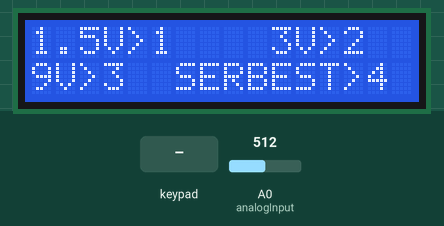
Bench run of a sketch on a simulated Arduino Uno, built with avr-gcc and run on an emulated ATmega328P. On the bench: 16×2 character LCD. The inputs (shaded band) are chosen by the test bench; at power-on: A0 (analogInput) = 512. What the sketch prints to the serial monitor is not drawn.

Above: at 2.2 s.
2.3 s: keypad keys 2 3 4 5 pressed 0.4 s apart
At 4.7 s:
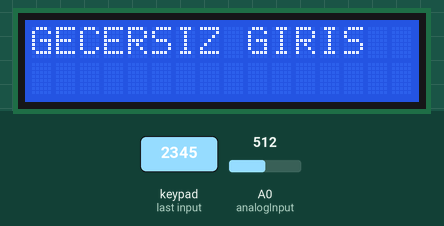
5.4 s: key '1' pressed
At 6.2 s:
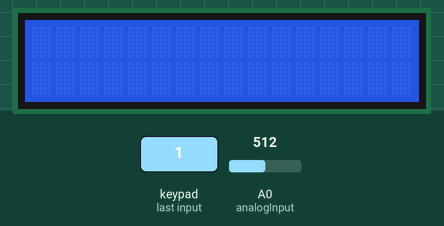
7.4 s: key 'A' pressed
At 7.9 s:
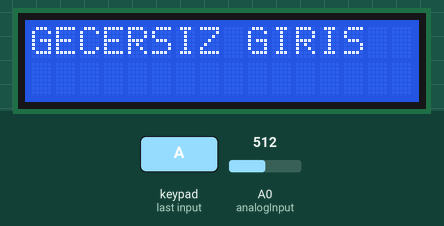
Timing chart, 0 to 10.4 s (numbered marks = the images above; inputs shaded):
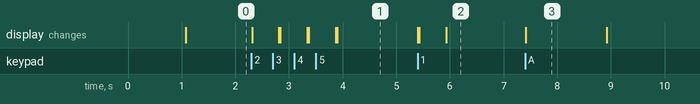

Measured:
- after the input at 2.3 s, the display: first changes at once (image 1 shows a later state)
- after the input at 5.4 s, the display: first differs from a run without the input at once (image 2 shows a later state)
- after the input at 7.4 s, the display: changes at once (image 3)
- what the display in image 3 shows lasts 1.5 s, from 7.4 s to 8.9 s

The sketch:

Arduino_voltmeter.ino
```cpp
#include<Keypad.h>
#include <LiquidCrystal.h>
int analogInput = 0;
float vout = 0.0;
float vin = 0.0;
float R1 = 10000.0;  //10k
float R2 = 1000.0;  //1k
int value = 0;
float yuzde;


float volt_degeri;
// Lcd connections LiquidCrystal(rs, enable, d4, d5, d6, d7)  (ayrıca vss:GND ,VDD:+5V,VO:POT ,RW:GND,A:+5V,K:GND)
LiquidCrystal lcd(A1, A2, A3, A4, A5, 10);

const byte satir = 4;
const byte sutun = 4;
char tus;
int i = 0;
char tus_takimi[4][4] = {
  {'1', '2', '3', 'A'},
  {'4', '5', '6', 'B'},
  {'7', '8', '9', 'C'},
  {'*', '0', '#', 'D'}
};
byte satir_pins[4] = {2, 3, 4, 5};
byte sutun_pins[4] = {6, 7, 8, 9};

Keypad tuss_takimi = Keypad(makeKeymap(tus_takimi), satir_pins, sutun_pins, 4, 4);


byte customChar1[8] = {  //%0-%20
  0b01110,
  0b11011,
  0b10001,
  0b10001,
  0b10001,
  0b10001,
  0b11111,
  0b11111
};

byte customChar2[8] = {//%20-40
  0b01110,
  0b11011,
  0b10001,
  0b10001,
  0b10001,
  0b11111,
  0b11111,
  0b11111
};

byte customChar3[8] = {//%40-60
  0b01110,
  0b11011,
  0b10001,
  0b10001,
  0b11111,
  0b11111,
  0b11111,
  0b11111
};

byte customChar4[8] = {//%60-80
  0b01110,
  0b11011,
  0b10001,
  0b11111,
  0b11111,
  0b11111,
  0b11111,
  0b11111
};

byte customChar5[8] = { //%80-100
  0b01110,
  0b11111,
  0b11111,
  0b11111,
  0b11111,
  0b11111,
  0b11111,
  0b11111
};

void setup() {
  pinMode(analogInput, INPUT);
  Serial.begin(9600);
  Serial.print("1.5V ICIN  1 ,3V ICIN 2, 9V ICIN 3 TIKLAYINIZ");

  lcd.createChar(1, customChar1);
  lcd.createChar(2, customChar2);
  lcd.createChar(3, customChar3);
  lcd.createChar(4, customChar4);
  lcd.createChar(5, customChar5);
  lcd.begin(16, 2); // LCD BEGAN
  lcd.clear();

  lcd.setCursor(0, 0);
  lcd.print("ARDUINO HOCAM");
  lcd.setCursor(0, 1);
  lcd.print("VOLTMETRE");

  delay(1000);
  lcd.clear();
  lcd.setCursor(0, 0);
  lcd.print("1.5V>1    3V>2 ");
  lcd.setCursor(0, 1);
  lcd.print("9V>3  SERBEST>4");
}


void loop() {


  tus = tuss_takimi.getKey();

  if (tus)
  {
    if (tus == '1')
    {
      lcd.clear();
      lcd.setCursor(0, 0);
      lcd.print("OLCULUYOR...");
      delay(500);
      lcd.clear();
      value = analogRead(analogInput);
      vout = (value * 5) / 1024.0;
      vin = vout / (R2 / (R1 + R2));
      volt_degeri = 1.5;
      yuzde = (vin * 100) / 1.5;

      yuzde_hesap(yuzde);

    }

    else  if (tus == '2')
    {
      lcd.clear();
      lcd.setCursor(0, 0);
      lcd.print("OLCULUYOR...");
      delay(500);
      lcd.clear();
      value = analogRead(analogInput);
      vout = (value * 5) / 1024.0;
      vin = vout / (R2 / (R1 + R2));
      volt_degeri = 3;
      yuzde = (vin * 100) / 3;

      yuzde_hesap(yuzde);


    }

    else if (tus == '3')
    {
      lcd.clear();
      lcd.setCursor(0, 0);
      lcd.print("OLCULUYOR...");
      delay(500);
      lcd.clear();
      value = analogRead(analogInput);
      vout = (value * 5) / 1024.0;
      vin = vout / (R2 / (R1 + R2));
      volt_degeri = 9;
      yuzde = (vin * 100) / 9;

      yuzde_hesap(yuzde);


    }

    else if (tus == '4')
    {
      lcd.clear();
      lcd.setCursor(0, 0);
      lcd.print("OLCULUYOR...");
      delay(500);
      lcd.clear();
      value = analogRead(analogInput);
      vout = (value * 5) / 1024.0;
      vin = vout / (R2 / (R1 + R2));

      lcd.clear();
      lcd.setCursor(0, 0);
      lcd.print("VOLT: ");
      lcd.print(vin);
      lcd.setCursor(0, 1);

    }
    else
    {

      lcd.clear();
      lcd.setCursor(0, 0);
      lcd.print("GECERSIZ GIRIS ");
      delay(1500);
      lcd.clear();
      lcd.setCursor(0, 0);
      lcd.print("1.5V>1    3V>2 ");
      lcd.setCursor(0, 1);
      lcd.print("9V>3  SERBEST>4");


    }

  }

}

void yuzde_hesap(float yuzde)
{

  if (yuzde <= 20)
  {


    lcd.clear();
    lcd.setCursor(0, 0);
    lcd.print("VOLT: ");
    lcd.print(vin);
    lcd.setCursor(0, 1);
    lcd.print("YUZDE: ");
    lcd.print(yuzde);
    lcd.setCursor(13, 1); lcd.write((uint8_t)1);


  }

  if (yuzde > 20 && yuzde <= 40)
  {

    lcd.clear();
    lcd.setCursor(0, 0);
    lcd.print("VOLT: ");
    lcd.print(vin);
    lcd.setCursor(0, 1);
    lcd.print("YUZDE: ");
    lcd.print(yuzde);

    lcd.setCursor(13, 1); lcd.write((uint8_t)2);


  }
  if (yuzde > 40 && yuzde <= 60)
  {
    lcd.clear();
    lcd.setCursor(0, 0);
    lcd.print("VOLT: ");
    lcd.print(vin);
    lcd.setCursor(0, 1);
    lcd.print("YUZDE: ");
    lcd.print(yuzde);

    lcd.setCursor(13, 1); lcd.write((uint8_t)3);


  }

  if (yuzde > 60 && yuzde <= 80)
  {
    lcd.clear();
    lcd.setCursor(0, 0);
    lcd.print("VOLT: ");
    lcd.print(vin);
    lcd.setCursor(0, 1);
    lcd.print("YUZDE: ");
    lcd.print(yuzde);

    lcd.setCursor(13, 1); lcd.write((uint8_t)4);


  }

  if (yuzde > 80 && yuzde <= 100)
  {
    lcd.clear();
    lcd.setCursor(0, 0);
    lcd.print("VOLT: ");
    lcd.print(vin);
    lcd.setCursor(0, 1);
    lcd.print("YUZDE: ");
    lcd.print(yuzde);

    lcd.setCursor(13, 1); lcd.write((uint8_t)5);


  }
}
```
